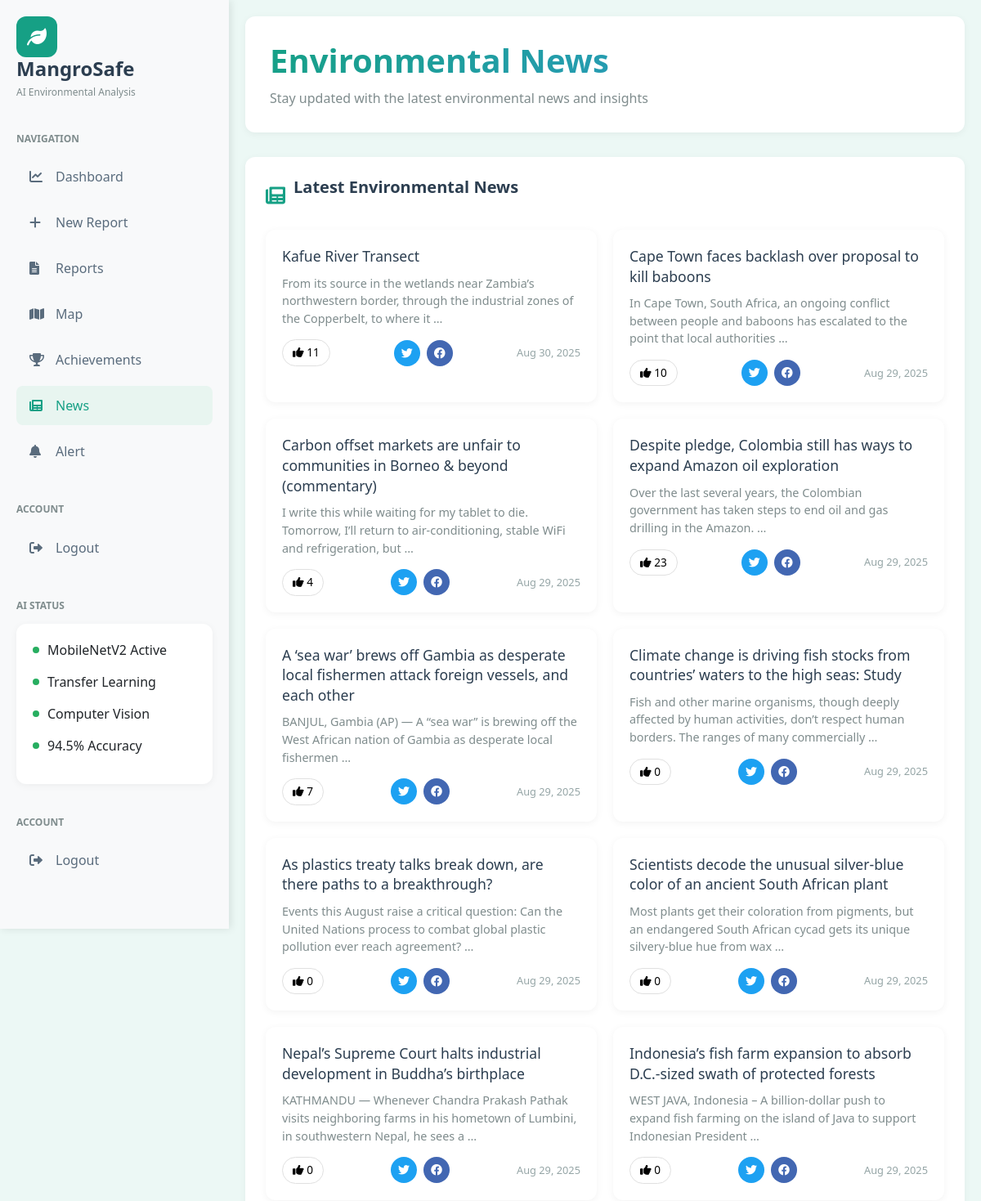
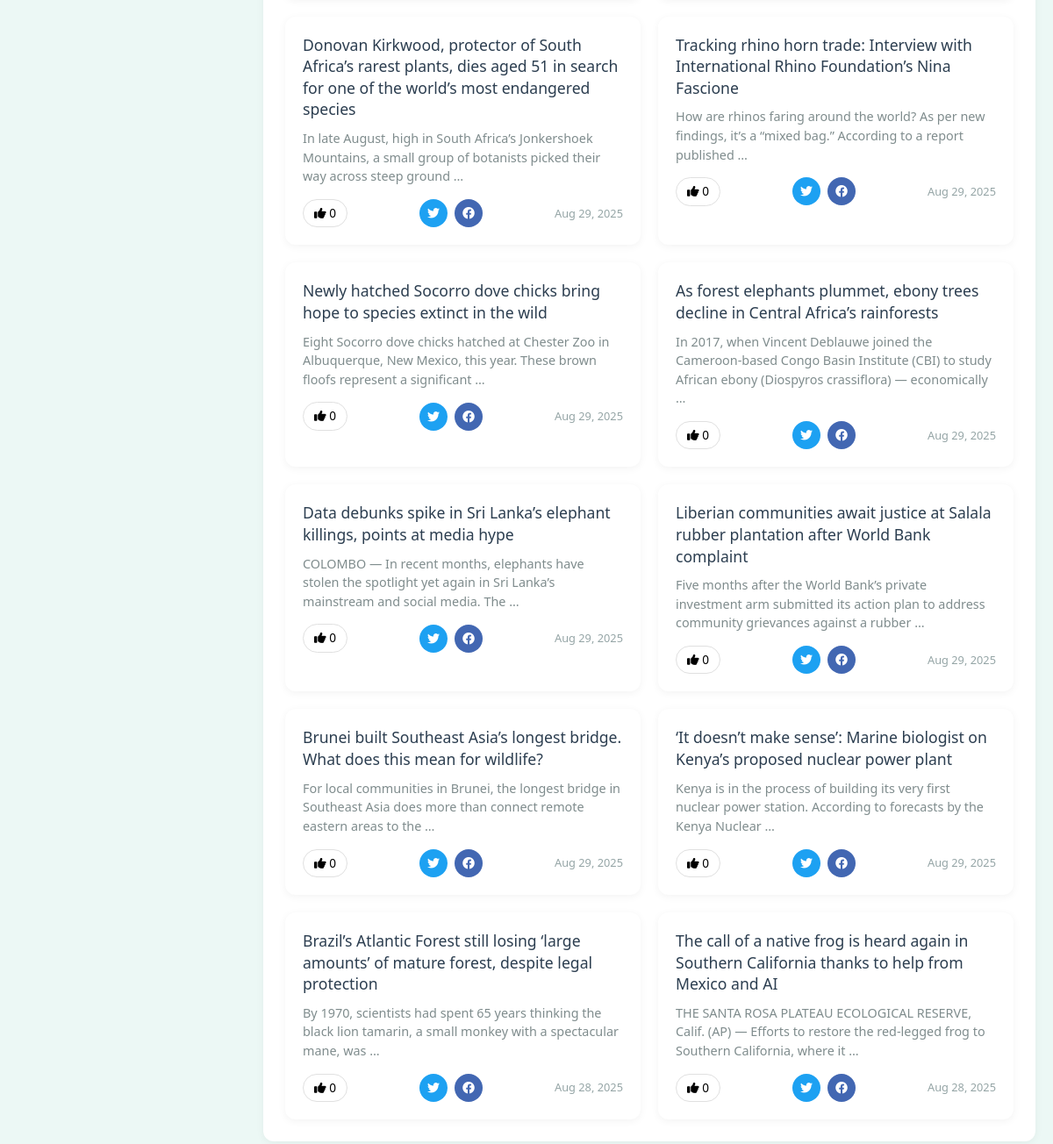
Page /news/ on the committed database (2 pictures, top to bottom).
### news/models.py (models this page shows, shortened)
class Article( models.Model ):
    title = models.CharField(max_length=300)
    description = models.TextField(null=True, blank=True)
    link = models.URLField(unique=True)
    image_url = models.URLField(null=True, blank=True)
    video_url = models.URLField(null=True, blank=True)
    published = models.DateTimeField(null=True, blank=True)
    likes = models.IntegerField(default=0)
    teams = models.ManyToManyField('Team', blank=True)  # optional, for filtering
    category = models.CharField(max_length=100, default="cricket")

### news/views.py (the view)
# urls.py: path('', views.news_home, name='news_home'),  # Home view for news app
def news_home(request):
    from django.core.cache import cache
    q = request.GET.get('q', '')
    team = request.GET.get('team', '')
    from_date = request.GET.get('from')
    to_date = request.GET.get('to')
    cache_key = f"news_home_{q}_{team}_{from_date}_{to_date}"
    cached_data = cache.get(cache_key)
    if cached_data is None:
        articles = Article.objects.filter(
            category__iexact="forest"
        ).exclude(
            Q(image_url__isnull=True) | Q(image_url__exact='')
        ).select_related()  # Optimize related queries
        if q:
            articles = articles.filter(Q(title__icontains=q) | Q(description__icontains=q))
        if team:
            articles = articles.filter(teams__name__iexact=team)
        if from_date and to_date:
            articles = articles.filter(published__date__range=[from_date, to_date])
        trending = list(articles.order_by('-likes')[:10])
        latest = list(articles.order_by('-published')[:20])
        teams = set(articles.exclude(
            Q(teams__name__isnull=True) | Q(teams__name='')
        ).values_list('teams__name', flat=True).distinct())
        cached_data = {
            'trending': trending,
            'latest': latest,
            'teams': teams
        }
        cache_timeout = 60 if q or team or from_date or to_date else 300
        cache.set(cache_key, cached_data, cache_timeout)
    trending = cached_data['trending']
    latest = cached_data['latest']
    teams = cached_data['teams']
    context = {
        'trending': trending,
        'latest': latest,
        'teams': teams,
        'query': q
    }
    return render(request, 'news/home.html', context)

### news/templates/news/home.html (shortened to what this page needs)
{% extends 'news/base.html' %}
{% load static %}
{% block content %}
<div class="header-section">
    <h1>Environmental News</h1>
    <p class="subtitle">Stay updated with the latest environmental news and insights</p>
</div>
<div class="content-card">
    <div class="section-header">
        <i class="fas fa-newspaper section-icon"></i>
        <h5 class="section-title">Latest Environmental News</h5>
    </div>
    <div class="news-grid">
        {% for art in latest %}
        <div class="news-card">
            <div class="news-body">
                <h3><a href="{{ art.link }}" target="_blank">{{ art.title }}</a></h3>
                <p>{{ art.description|truncatewords:20 }}</p>
                <div class="news-meta">
                    <button class="like-btn" data-id="{{ art.id }}">
                        <i class="fas fa-thumbs-up"></i>
                        <span id="like-count-{{ art.id }}">{{ art.likes }}</span>
                    </button>
                    <div class="news-actions">
                        <a href="https://twitter.com/intent/tweet?url={{ art.link|urlencode }}&text={{ art.title|urlencode }}" target="_blank" class="share-btn twitter">
                            <i class="fab fa-twitter"></i>
                        </a>
                        <a href="https://www.facebook.com/sharer/sharer.php?u={{ art.link }}" target="_blank" class="share-btn facebook">
                            <i class="fab fa-facebook"></i>
                        </a>
                    </div>
                    <span class="news-date">{{ art.published|date:"M d, Y" }}</span>
                </div>
            </div>
        </div>
        {% endfor %}
    </div>
</div>
{% endblock %}

### news/templates/news/base.html (style rules this page uses)
:root { --primary-color: #16a085; --secondary-color: #27ae60; --danger-color: #e74c3c; --warning-color: #f39c12; --info-color: #3498db; --light-bg: #ecf8f5; --sidebar-bg: #f8f9fa; }
body { background-color: var(--light-bg); font-family: 'Segoe UI', Tahoma, Geneva, Verdana, sans-serif; }
.header-section { background: white; border-radius: 12px; padding: 30px; margin-bottom: 30px; box-shadow: 0 2px 10px rgba(0,0,0,0.05); }
.header-section h1 { background: linear-gradient(135deg, var(--primary-color), var(--info-color)); -webkit-background-clip: text; -webkit-text-fill-color: transparent; background-clip: text; font-weight: 700; font-size: 2.5rem; margin-bottom: 10px; }
.content-card { background: white; border-radius: 12px; padding: 25px; box-shadow: 0 2px 10px rgba(0,0,0,0.05); margin-bottom: 30px; }
.content-card h5 { margin-bottom: 20px; color: #2c3e50; font-weight: 600; }
.news-grid { display: grid; grid-template-columns: repeat(auto-fill, minmax(350px, 1fr)); gap: 20px; margin-top: 20px; }
.news-card { background: white; border-radius: 12px; box-shadow: 0 2px 10px rgba(0,0,0,0.05); overflow: hidden; transition: transform 0.2s, box-shadow 0.2s; }
.news-body { padding: 20px; }
.news-body h3 { font-size: 1.1rem; margin-bottom: 10px; line-height: 1.4; }
.news-body h3 a { color: #2c3e50; text-decoration: none; }
.news-body p { color: #7f8c8d; font-size: 0.9rem; line-height: 1.5; margin-bottom: 15px; }
.news-meta { display: flex; align-items: center; justify-content: space-between; flex-wrap: wrap; gap: 10px; }
.like-btn { background: none; border: 1px solid #e0e0e0; border-radius: 20px; padding: 5px 12px; cursor: pointer; transition: all 0.2s; font-size: 0.85rem; }
.news-actions { display: flex; gap: 8px; }
.share-btn { display: inline-flex; align-items: center; justify-content: center; width: 32px; height: 32px; border-radius: 50%; text-decoration: none; color: white; font-size: 14px; transition: transform 0.2s; }
.share-btn.twitter { background-color: #1da1f2; }
.share-btn.facebook { background-color: #4267b2; }
.news-date { color: #95a5a6; font-size: 0.8rem; }
.section-header { display: flex; align-items: center; margin-bottom: 20px; }
.section-icon { color: var(--primary-color); font-size: 1.5rem; margin-right: 10px; }
.section-title { margin: 0; color: #2c3e50; font-weight: 600; }
.subtitle { color: #7f8c8d; margin-bottom: 0; }

### rows in the picture
Article: title "Kafue River Transect", description "From its source in the wetlands near Zambia’s northwestern border, through the industrial zones of the Copperbelt, to where it …", likes "11", published "Aug 30, 2025"
Article: title "Cape Town faces backlash over proposal to kill baboons", description "In Cape Town, South Africa, an ongoing conflict between people and baboons has escalated to the point that local authorities …", likes "10", published "Aug 29, 2025"
Article: title "Carbon offset markets are unfair to communities in Borneo & beyond (commentary)", description "I write this while waiting for my tablet to die. Tomorrow, I’ll return to air-conditioning, stable WiFi and refrigeration, but …", likes "4", published "Aug 29, 2025"
Article: title "Despite pledge, Colombia still has ways to expand Amazon oil exploration", description "Over the last several years, the Colombian government has taken steps to end oil and gas drilling in the Amazon. …", likes "23", published "Aug 29, 2025"
Article: title "A ‘sea war’ brews off Gambia as desperate local fishermen attack foreign vessels, and each other", description "BANJUL, Gambia (AP) — A “sea war” is brewing off the West African nation of Gambia as desperate local fishermen …", likes "7", published "Aug 29, 2025"
Article: title "Climate change is driving fish stocks from countries’ waters to the high seas: Study", description "Fish and other marine organisms, though deeply affected by human activities, don’t respect human borders. The ranges of many commercially …", likes "0", published "Aug 29, 2025"
Article: title "As plastics treaty talks break down, are there paths to a breakthrough?", description "Events this August raise a critical question: Can the United Nations process to combat global plastic pollution ever reach agreement? …", likes "0", published "Aug 29, 2025"
Article: title "Scientists decode the unusual silver-blue color of an ancient South African plant", description "Most plants get their coloration from pigments, but an endangered South African cycad gets its unique silvery-blue hue from wax …", likes "0", published "Aug 29, 2025"
Article: title "Nepal’s Supreme Court halts industrial development in Buddha’s birthplace", description "KATHMANDU — Whenever Chandra Prakash Pathak visits neighboring farms in his hometown of Lumbini, in southwestern Nepal, he sees a …", likes "0", published "Aug 29, 2025"
Article: title "Indonesia’s fish farm expansion to absorb D.C.-sized swath of protected forests", description "WEST JAVA, Indonesia – A billion-dollar push to expand fish farming on the island of Java to support Indonesian President …", likes "0", published "Aug 29, 2025"
Article: title "Donovan Kirkwood, protector of South Africa’s rarest plants, dies aged 51 in search for one of the world’s most endangered species", description "In late August, high in South Africa’s Jonkershoek Mountains, a small group of botanists picked their way across steep ground …", likes "0", published "Aug 29, 2025"
Article: title "Tracking rhino horn trade: Interview with International Rhino Foundation’s Nina Fascione", description "How are rhinos faring around the world? As per new findings, it’s a “mixed bag.” According to a report published …", likes "0", published "Aug 29, 2025"
Article: title "Newly hatched Socorro dove chicks bring hope to species extinct in the wild", description "Eight Socorro dove chicks hatched at Chester Zoo in Albuquerque, New Mexico, this year. These brown floofs represent a significant …", likes "0", published "Aug 29, 2025"
Article: title "As forest elephants plummet, ebony trees decline in Central Africa’s rainforests", description "In 2017, when Vincent Deblauwe joined the Cameroon-based Congo Basin Institute (CBI) to study African ebony (Diospyros crassiflora) — economically …", likes "0", published "Aug 29, 2025"
Article: title "Data debunks spike in Sri Lanka’s elephant killings, points at media hype", description "COLOMBO — In recent months, elephants have stolen the spotlight yet again in Sri Lanka’s mainstream and social media. The …", likes "0", published "Aug 29, 2025"
Article: title "Liberian communities await justice at Salala rubber plantation after World Bank complaint", description "Five months after the World Bank’s private investment arm submitted its action plan to address community grievances against a rubber …", likes "0", published "Aug 29, 2025"
Article: title "Brunei built Southeast Asia’s longest bridge. What does this mean for wildlife?", description "For local communities in Brunei, the longest bridge in Southeast Asia does more than connect remote eastern areas to the …", likes "0", published "Aug 29, 2025"
Article: title "‘It doesn’t make sense’: Marine biologist on Kenya’s proposed nuclear power plant", description "Kenya is in the process of building its very first nuclear power station. According to forecasts by the Kenya Nuclear …", likes "0", published "Aug 29, 2025"
Article: title "Brazil’s Atlantic Forest still losing ‘large amounts’ of mature forest, despite legal protection", description "By 1970, scientists had spent 65 years thinking the black lion tamarin, a small monkey with a spectacular mane, was …", likes "0", published "Aug 28, 2025"
Article: title "The call of a native frog is heard again in Southern California thanks to help from Mexico and AI", description "THE SANTA ROSA PLATEAU ECOLOGICAL RESERVE, Calif. (AP) — Efforts to restore the red-legged frog to Southern California, where it …", likes "0", published "Aug 28, 2025"
